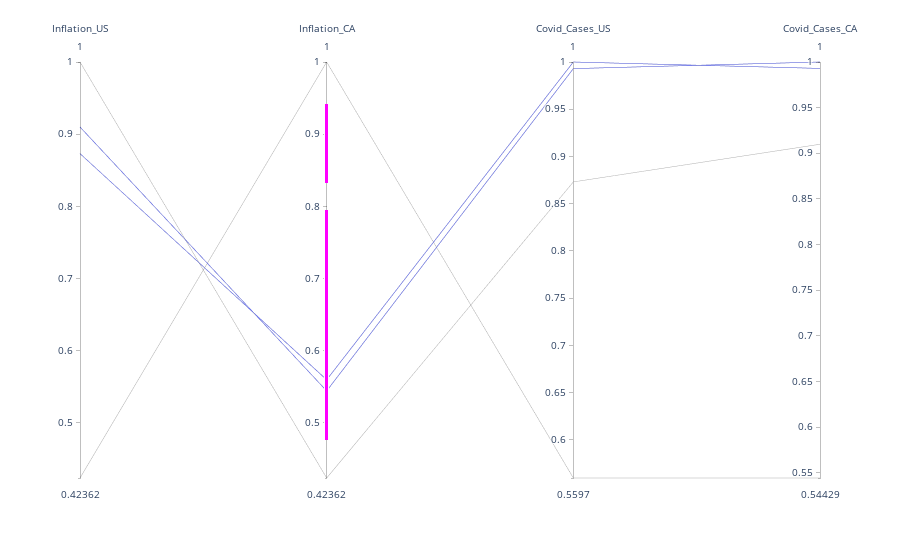

The notebook cell this image was saved under:
### Markdown cell above
## Use the parallel coordinate to plot the correlation

### Code cell
# Plot data using parallel_coordinates plot
px.parallel_coordinates(correlation)

### Figure 1 — Plotly figure (JSON) as saved in the notebook; plotly's stock layout.template omitted (floating-point values rounded to 4 significant figures)
{"data": [{"dimensions": [{"label": "Inflation_US", "values": [1, 0.4236, 0.8731, 0.9099]}, {"constraintrange": [[0.4764, 0.7944], [0.8324, 0.9414]], "label": "Inflation_CA", "values": [0.4236, 1, 0.5597, 0.5443]}, {"label": "Covid_Cases_US", "values": [0.8731, 0.5597, 1, 0.993]}, {"label": "Covid_Cases_CA", "values": [0.9099, 0.5443, 0.993, 1]}], "domain": {"x": [0, 1], "y": [0, 1]}, "name": "", "type": "parcoords"}], "layout": {"autosize": true, "legend": {"tracegroupgap": 0}, "margin": {"t": 60}}}
